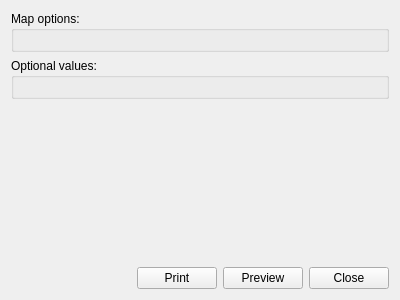
<?xml version="1.0" encoding="UTF-8"?>
<ui version="4.0">
 <class>api_composers</class>
 <widget class="QDialog" name="api_composers">
  <property name="geometry">
   <rect>
    <x>0</x>
    <y>0</y>
    <width>400</width>
    <height>300</height>
   </rect>
  </property>
  <property name="windowTitle">
   <string>Dialog</string>
  </property>
  <layout class="QGridLayout" name="gridLayout">
   <item row="3" column="0">
    <layout class="QHBoxLayout" name="horizontalLayout_2">
     <item>
      <spacer name="horizontalSpacer_2">
       <property name="orientation">
        <enum>Qt::Horizontal</enum>
       </property>
       <property name="sizeHint" stdset="0">
        <size>
         <width>40</width>
         <height>20</height>
        </size>
       </property>
      </spacer>
     </item>
     <item>
      <widget class="QPushButton" name="btn_print">
       <property name="focusPolicy">
        <enum>Qt::NoFocus</enum>
       </property>
       <property name="text">
        <string>Print</string>
       </property>
      </widget>
     </item>
     <item>
      <widget class="QPushButton" name="btn_preview">
       <property name="focusPolicy">
        <enum>Qt::NoFocus</enum>
       </property>
       <property name="text">
        <string>Preview</string>
       </property>
      </widget>
     </item>
     <item>
      <widget class="QPushButton" name="btn_close">
       <property name="focusPolicy">
        <enum>Qt::NoFocus</enum>
       </property>
       <property name="text">
        <string>Close</string>
       </property>
      </widget>
     </item>
    </layout>
   </item>
   <item row="1" column="0">
    <widget class="QGroupBox" name="grb_option_values">
     <property name="title">
      <string>Optional values:</string>
     </property>
     <layout class="QGridLayout" name="gridLayout_4">
      <item row="0" column="0">
       <layout class="QGridLayout" name="data_2"/>
      </item>
     </layout>
    </widget>
   </item>
   <item row="0" column="0">
    <widget class="QGroupBox" name="groupBox">
     <property name="title">
      <string>Map options:</string>
     </property>
     <layout class="QGridLayout" name="gridLayout_2">
      <item row="0" column="0">
       <layout class="QGridLayout" name="data_1"/>
      </item>
     </layout>
    </widget>
   </item>
   <item row="2" column="0">
    <spacer name="verticalSpacer">
     <property name="orientation">
      <enum>Qt::Vertical</enum>
     </property>
     <property name="sizeHint" stdset="0">
      <size>
       <width>20</width>
       <height>40</height>
      </size>
     </property>
    </spacer>
   </item>
  </layout>
 </widget>
 <resources/>
 <connections/>
</ui>
